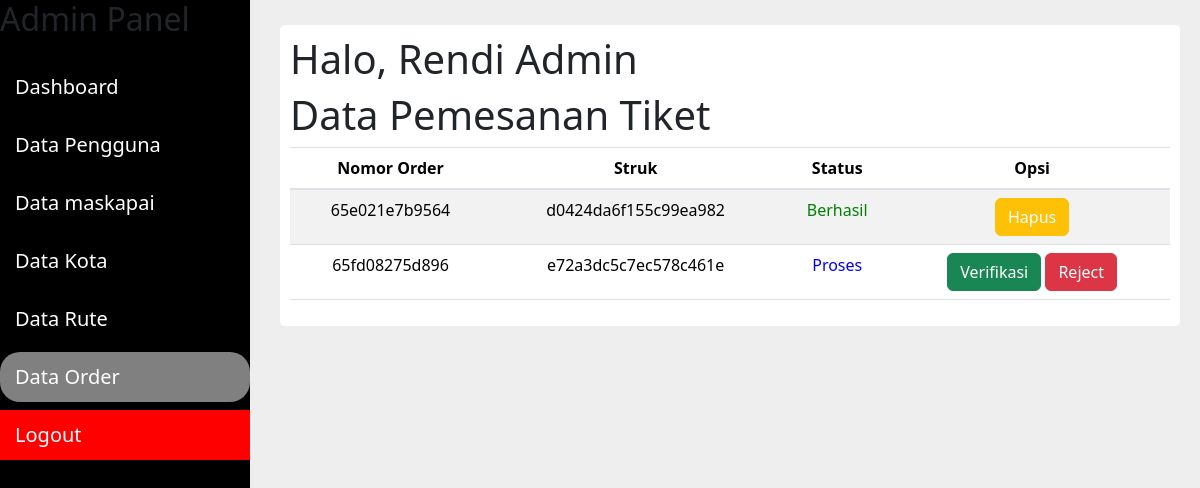
/e-ticketing-airplane/admin/order/index.php (signed in), run on the app's committed database.
### tables this page shows
CREATE TABLE `order_tiket` (
  `id_order` varchar(20) NOT NULL,
  `tanggal_transaksi` date NOT NULL,
  `struk` varchar(100) NOT NULL,
  `status` enum('proses','berhasil','gagal') NOT NULL
);

### e-ticketing-airplane/admin/order/functions.php (called while the page is built, shortened)
<?php
require '../../koneksi.php';
function query($query){
    global $conn;
    $rows = [];
    $result = mysqli_query($conn, $query);
    while($row = mysqli_fetch_assoc($result)){
        $rows[] = $row;
    }
    return $rows;
}

### e-ticketing-airplane/admin/order/index.php (the view, shortened to what this page needs)
<?php
require 'functions.php';
$orderTiket = query("SELECT * FROM order_tiket")
?>
<?php require '../../layouts/sidebar_admin.php'; ?>
<div class="container-order">
    <h1>Halo, <?= $_SESSION["nama_lengkap"]; ?></h1>
    <h1>Data Pemesanan Tiket</h1>
    <table class="table table-striped">
        <thead class="text-center">
            <tr>
                <th>Nomor Order</th>
                <th>Struk</th>
                <th>Status</th>
                <th>Opsi</th>
            </tr>
        </thead>
        <tbody  class="text-center">
            <?php foreach($orderTiket as $data) : ?>
            <tr>
                <td><?= $data["id_order"]; ?></td>
                <td><?= $data["struk"]; ?></td>
                <td>
                <?php
                    if($data["status"] == "proses"){
                        ?>
                        <a href="update_status.php?id=<?= $data["id_order"]; ?>" style="color: blue; text-decoration: none;">Proses</a>
                        <?php
                    } else if($data["status"] == "berhasil"){
                        ?>
                        <a href="" style="color: green; text-decoration: none;">Berhasil</a>
                        <?php
                    } else if($data["status"] == "gagal"){
                        ?>
                        <a href="" style="color: red; text-decoration: none;">Gagal</a>
                        <?php
                    }
                ?>
                </td>
                <td>
                    <?php if ($data["status"] == "proses"){
                        ?>
                        <button class="btn btn-success"><a href="verif.php?id=<?= $data["id_order"]; ?>">Verifikasi</a></button>
                        <a href="reject.php?id=<?= $data["id_order"]; ?>" class="btn btn-danger">Reject</a>
                    <?php }else if($data["status"] == "berhasil" || $data["status"] == "gagal"){
                        ?>
                        <button type="button" class="btn btn-warning" data-bs-toggle="modal" data-bs-target="#modalHapus<?= $data["id_order"] ?>">
                        <a href="hapus.php?id=<?= $data["id_order"]; ?>">Hapus</a>
                        </button>
                    <?php
                    } ?>
                </td>
            </tr>
            <?php endforeach; ?>
        </tbody>
    </table>
</div>

### e-ticketing-airplane/admin/order/index.php (style rules this page uses)
body { background: #eee; }
.container-order { background: #fff; width: 75%; padding: 10px; border-radius: 5px; margin: 25px auto; margin-left: 280px; }
.container-order a { text-decoration: none; color: white; }

### data on the page
order_tiket: id_order "65e021e7b9564", struk "d0424da6f155c99ea982", status "Berhasil"
order_tiket: id_order "65fd08275d896", struk "e72a3dc5c7ec578c461e"

### other printed values
$_SESSION["nama_lengkap"] "Rendi Admin"
